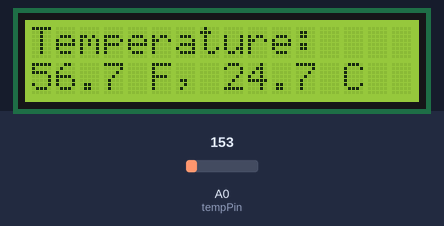
Recording of a sketch running on a simulated Arduino Uno, built with avr-gcc and run on an emulated ATmega328P. Shown: 16×2 character LCD. Inputs (shaded band) come from the test bench; at power-on: A0 (tempPin) = 153.

Above: at 1.2 s.
1.3 s: A0 (tempPin) set to 136
At 11.2 s:
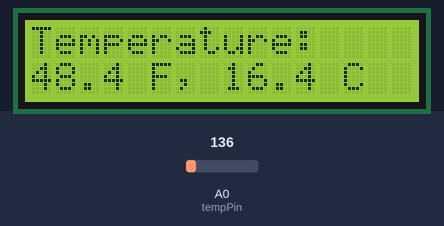
11.5 s: A0 (tempPin) set to 114
At 21.2 s:
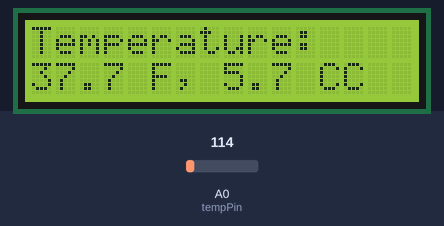
21.5 s: A0 (tempPin) set to 133
At 31.4 s:
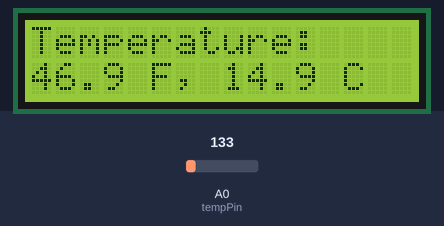
Timing chart, 0 to 32.9 s (numbered marks = the images above; inputs shaded):
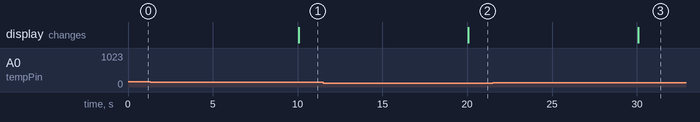

Measured:
- the behaviour switches between 123 and 122 on A0 (tempPin) (found by bisection; images 1 and 2)
- after the input at 1.3 s, the display: changes after 8.8 s (image 1)
- after the input at 11.5 s, the display: changes after 8.6 s (image 2)
- after the input at 21.5 s, the display: changes after 8.6 s (image 3)

The sketch:

thermometor.ino
```cpp
// include the library code:
#include <LiquidCrystal.h>

// initialize the library with the numbers of the interface pins
LiquidCrystal lcd(12, 11, 5, 4, 3, 2);

// set up the temperature sensor pin
const int tempPin = A0;

void setup() {
  // set up the number of columns and rows on the LCD
  lcd.begin(16, 2);
  // set up the switch pin as an input
  pinMode(tempPin, INPUT);
  lcd.print("Temperature:");
  lcd.setCursor(0, 1);
}

void loop() {
  int tempVal = analogRead(tempPin);
  float voltage = ( tempVal / 1024.0 ) * 5.0;
  String lcdOutput = String( String( ( ( voltage - .5 ) * 100 ) + 32, 1 ) + String( " F, " ) + String( ( voltage - .5 ) * 100, 1 ) + String( " C" ) );
  lcd.setCursor(0, 1);
  lcd.print(lcdOutput);
  delay(10000);
}
```
